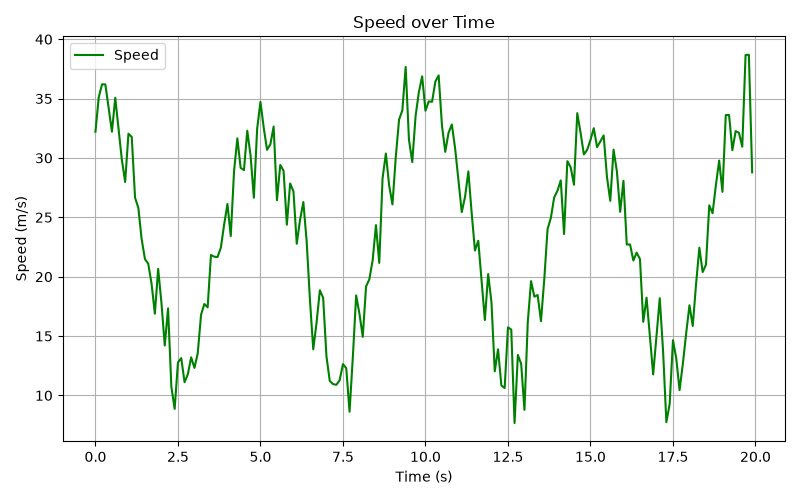

Here is the Python script that generated this plot:
import numpy as np
import matplotlib.pyplot as plt

data = np.loadtxt('trajectory.csv', delimiter=',', skiprows=1)
t, x, y = data[:, 0], data[:, 1], data[:, 2]

vx = np.gradient(x, t)
vy = np.gradient(y, t)
speed = np.sqrt(vx**2 + vy**2)

plt.figure(figsize=(8, 6))
plt.plot(x, y, label='Trajectory', color='purple')
plt.title('2D Trajectory (x vs y)')
plt.xlabel('x (m)')
plt.ylabel('y (m)')
plt.grid(True)
plt.legend()
plt.tight_layout()
plt.savefig('trajectory_path.png')
plt.close()

plt.figure(figsize=(8, 5))
plt.plot(t, speed, label='Speed', color='green')
plt.title('Speed over Time')
plt.xlabel('Time (s)')
plt.ylabel('Speed (m/s)')
plt.grid(True)
plt.legend()
plt.tight_layout()
plt.savefig('speed.png')
plt.close()

print("Bonus task completed successfully!")
